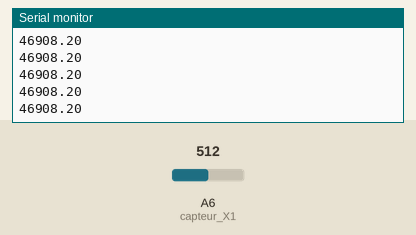
The sketch below on a simulated Arduino Nano, built with avr-gcc and run on an emulated ATmega328P. On the bench: the last lines printed to the serial monitor. The test bench sets the inputs (shaded band); at power-on: A6 (capteur_X1) = 512.

Above: at 1.2 s.
1.3 s: A6 (capteur_X1) set to 0
At 1.32 s:
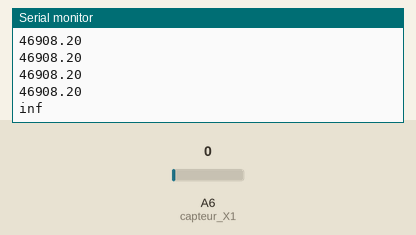
3.2 s: A6 (capteur_X1) set to 122
At 3.22 s:
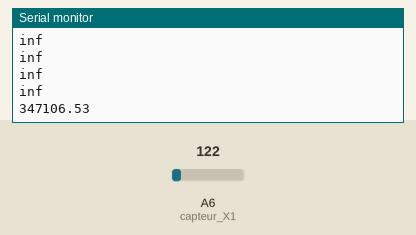

The sketch:

Gant2.ino
```cpp
const float Vcc= 5;                  //Tension aux bornes de l'arduino en Volt
const float R=47000;                      //Résistance de la 2eme résistance en Ohm
const float NBNum=1023.0;            //Valeur numérique la plus grande

//Capteur X1
int X1 ;
float X1_Res;
int angleX1=90;
const float flatX1 = 27700 // resitance fablab
;                 //Résistance du flex sensor à plat
const float bentX1 = 49000;                   //Résistance du flex sensor à 90 degré

//Capteur X2
int X2 ;
float X2_Res;
int angleX2;
const float flatX2=24300 // resitance fablab
;                 //Résistance du flex sensor à plat
const float bentX2=58000;                   //Résistance du flex sensor à 90 degré

//Capteur Y2
int Y2 ;
float Y2_Res;
int angleY2;
const float flatY2= 54000 // resitance fablab
;                 //Résistance du flex sensor à plat
const float bentY2=126000;                   //Résistance du flex sensor à 90 degré

//Capteur X3
int X3 ;
float X3_Res;
int angleX3=90;
const float flatX3 // resitance fablab
;                 //Résistance du flex sensor à plat
const float bentX3;                   //Résistance du flex sensor à 90 degré

//Capteur Y3
int Y3 ;
float Y3_Res;
int angleY3=90;
const float flatY3// resitance fablab
;                 //Résistance du flex sensor à plat
const float bentY3;                   //Résistance du flex sensor à 90 degré

//Capteur X4
int X4;
float X4_Res;
int angleX4=90;
const float flatX4 // resitance fablab
;                 //Résistance du flex sensor à plat
const float bentX4;                   //Résistance du flex sensor à 90 degré

//Capteur Y4
int Y4 ;
float Y4_Res;
int angleY4=90;
const float flatY4 // resitance fablab
;                 //Résistance du flex sensor à plat
const float bentY4;                   //Résistance du flex sensor à 90 degré

//Capteur X5
int X5 ;
float X5_Res;
int angleX5=90;
const float flatX5 // resitance fablab
;                 //Résistance du flex sensor à plat
const float bentX5;                   //Résistance du flex sensor à 90 degré

void setup()
{
/* Configuration hardware de l'arduino*/
  //Débit de communication
  Serial.begin(9600);

  //Configuration des broches
  pinMode(A6,INPUT);        //capteur X1
  pinMode(A5,INPUT);

}


float Num_to_Analog(int Num)
{
/*Prends une valeur numérique entre 0 et 1023 et renvoie la tension correspondante*/

  //Calcul de la tension en volt en faisant une conversion Numérique-Analogique
  float Vflex=Num*(Vcc / 1023.0);

  //Calcul de la résistance du Flex sensor en utilisant le pont diviseur
  float Rflex=R*(Vcc / Vflex -1.0);

  return Rflex;
}

void SerialReturn(int ID,int angle)
{
/*Renvoie l'ID du capteur et la valeur de l'angle au port de l'ordinateur*/
  Serial.println(ID);
  Serial.println(angle);
}


void loop()
{
/* Renvoie la valeur de l'angle pour chaque capteur*/

  //Lectures des valeurs Numériques reçues via les ports Analogiques
  X1=analogRead(A6);


  //Calculs des résistances correspondantes
  X1_Res=Num_to_Analog(X1); // resistance du capteur flex en ohm
  Y2_Res=Num_to_Analog(Y2);


  //Calculs des valeurs des angles
  //Renvoie des valeurs par l'Arduino au port correspondant
            //capteur X1
            //Serial.println("valeur resistance capteur vaut en ohms");
            Serial.println(X1_Res);
            //Serial.println("angle vaut ");
            //  Serial.println(angleX1);
            //Serial.println(9999);
            //SerialReturn(1100,angleX1);
            /*SerialReturn(2100,angleX2);
            SerialReturn(2200,angleY2);
            SerialReturn(3100,angleX3);
            SerialReturn(3200,angleY3);
            SerialReturn(4100,angleX4);
            SerialReturn(4200,angleY4);
            SerialReturn(5100,angleX5);*/


  delay(100);
}
```

Measured:
- after the input at 1.3 s, the serial monitor: prints a new line at once (image 1)
- after the input at 3.2 s, the serial monitor: prints a new line at once (image 2)
